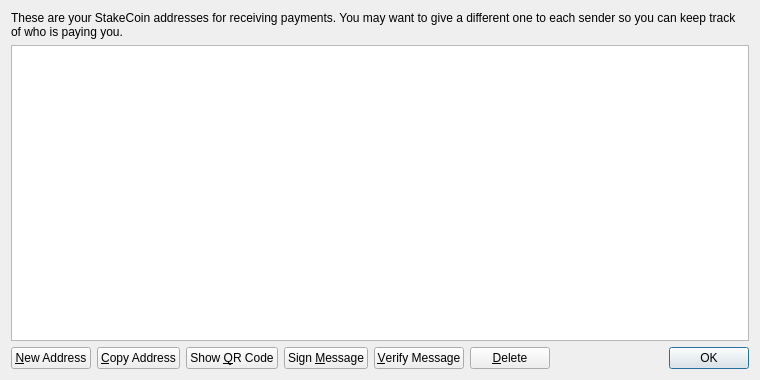
<?xml version="1.0" encoding="UTF-8"?>
<ui version="4.0">
 <class>AddressBookPage</class>
 <widget class="QWidget" name="AddressBookPage">
  <property name="geometry">
   <rect>
    <x>0</x>
    <y>0</y>
    <width>760</width>
    <height>380</height>
   </rect>
  </property>
  <property name="windowTitle">
   <string>Address Book</string>
  </property>
  <layout class="QVBoxLayout" name="verticalLayout">
   <item>
    <widget class="QLabel" name="labelExplanation">
     <property name="text">
      <string>These are your StakeCoin addresses for receiving payments. You may want to give a different one to each sender so you can keep track of who is paying you.</string>
     </property>
     <property name="textFormat">
      <enum>Qt::PlainText</enum>
     </property>
     <property name="wordWrap">
      <bool>true</bool>
     </property>
    </widget>
   </item>
   <item>
    <widget class="QTableView" name="tableView">
     <property name="contextMenuPolicy">
      <enum>Qt::CustomContextMenu</enum>
     </property>
     <property name="toolTip">
      <string>Double-click to edit address or label</string>
     </property>
     <property name="tabKeyNavigation">
      <bool>false</bool>
     </property>
     <property name="selectionMode">
      <enum>QAbstractItemView::SingleSelection</enum>
     </property>
     <property name="selectionBehavior">
      <enum>QAbstractItemView::SelectRows</enum>
     </property>
     <property name="sortingEnabled">
      <bool>true</bool>
     </property>
     <attribute name="verticalHeaderVisible">
      <bool>false</bool>
     </attribute>
    </widget>
   </item>
   <item>
    <layout class="QHBoxLayout" name="horizontalLayout">
     <item>
      <widget class="QPushButton" name="newAddressButton">
       <property name="toolTip">
        <string>Create a new address</string>
       </property>
       <property name="text">
        <string>&amp;New Address</string>
       </property>
      </widget>
     </item>
     <item>
      <widget class="QPushButton" name="copyToClipboard">
       <property name="toolTip">
        <string>Copy the currently selected address to the system clipboard</string>
       </property>
       <property name="text">
        <string>&amp;Copy Address</string>
       </property>
      </widget>
     </item>
     <item>
      <widget class="QPushButton" name="showQRCode">
       <property name="text">
        <string>Show &amp;QR Code</string>
       </property>
      </widget>
     </item>
     <item>
      <widget class="QPushButton" name="signMessage">
       <property name="toolTip">
        <string>Sign a message to prove you own a StakeCoin address</string>
       </property>
       <property name="text">
        <string>Sign &amp;Message</string>
       </property>
      </widget>
     </item>
     <item>
      <widget class="QPushButton" name="verifyMessage">
       <property name="toolTip">
        <string>Verify a message to ensure it was signed with a specified StakeCoin address</string>
       </property>
       <property name="text">
        <string>&amp;Verify Message</string>
       </property>
      </widget>
     </item>
     <item>
      <widget class="QPushButton" name="deleteButton">
       <property name="toolTip">
        <string>Delete the currently selected address from the list</string>
       </property>
       <property name="text">
        <string>&amp;Delete</string>
       </property>
      </widget>
     </item>
     <item>
      <spacer name="horizontalSpacer">
       <property name="orientation">
        <enum>Qt::Horizontal</enum>
       </property>
       <property name="sizeHint" stdset="0">
        <size>
         <width>40</width>
         <height>20</height>
        </size>
       </property>
      </spacer>
     </item>
     <item>
      <widget class="QDialogButtonBox" name="buttonBox">
       <property name="sizePolicy">
        <sizepolicy hsizetype="Maximum" vsizetype="Fixed">
         <horstretch>0</horstretch>
         <verstretch>0</verstretch>
        </sizepolicy>
       </property>
       <property name="standardButtons">
        <set>QDialogButtonBox::Ok</set>
       </property>
      </widget>
     </item>
    </layout>
   </item>
  </layout>
 </widget>
 <resources>
  <include location="../bitcoin.qrc"/>
 </resources>
 <connections/>
</ui>
